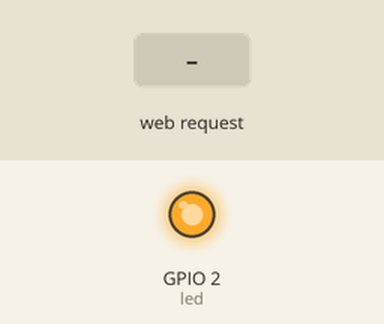
Recording of a sketch running on a simulated ESP32. Shown: output pins drawn as LEDs (lit = HIGH). Inputs (shaded band) come from the test bench. WiFi joins after 1.5 s; servers stay silent unless stated; what the sketch prints to the serial monitor is not drawn.

Above: at 2.7 s.
2.8 s: HTTP request GET /?led=off received
At 3.6 s:
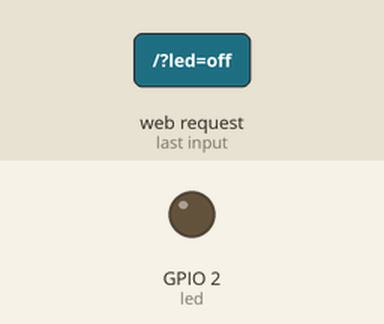
4.3 s: HTTP request GET /?led=on received
At 5.0 s:
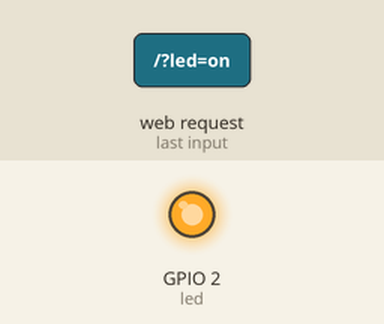
Timing chart, 0 to 7.3 s (numbered marks = the images above; inputs shaded):
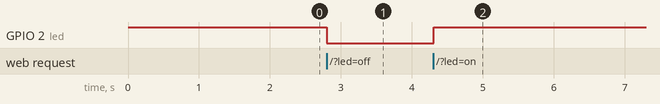

Measured:
- after the input at 2.8 s, GPIO 2 (led): HIGH → LOW at once
- after the input at 4.3 s, GPIO 2 (led): LOW → HIGH at once

The sketch:

esp32_webServer_param.ino
```cpp
#include <WiFi.h>
#include <WiFiClient.h>
#include <WebServer.h>
#include <ESPmDNS.h>

const char* ssid = "A15 de João Pedro";
const char* password = "opala.10";

WebServer server(80);
const int led = 2;
bool ledState = true;

// Controle do Led
void ligarLed(){
  ledState = false;
  digitalWrite(led, ledState);
  Serial.println("Ligar led");
}

void desligarLed(){
  ledState = true;
  digitalWrite(led, ledState);
  Serial.println("Desligar led");
}

bool isLedOn(){
  return !ledState;
}


void handleRoot() {
  String msg;

  if (server.hasArg("led")) {
    if (server.arg("led") == "on" ) {
      desligarLed();
    } else if (server.arg("led") == "off" ) {
      ligarLed();
    }
  }

  String content = "<html>";
  content += "<body>";
  content += "<form action='' method='post'>";
  content += " <fieldset>";
  content += " <legend>LED</legend>";

  if (isLedOn()){
    content += " <input type='radio' name='led' value='on' checked='checked'> ON";
    content += "<input type='radio' name='led' value='off' > OFF<br>";
  }else{
    content += " <input type='radio' name='led' value='on'> ON";
    content += "<input type='radio' name='led' value='off' checked='checked'> OFF<br>";
  }
  content += " </fieldset>";
  content += "<input type='submit' value='Submit'>";
  content += "</form>";
  content += "</body>";
  content += "</html>";


  server.send(200, "text/html", content);
}

void handleNotFound() {
  String message = "Not Found\n\n";
  message += "URI: ";
  message += server.uri();
  message += "\nMethod: ";
  message += (server.method() == HTTP_GET) ? "GET" : "POST";
  message += "\nArguments: ";
  message += server.args();
  message += "\n";
  for (uint8_t i = 0; i < server.args(); i++) {
    message += " " + server.argName(i) + ": " + server.arg(i) + "\n";
  }
  server.send(404, "text/plain", message);
}

void setup(void) {
  pinMode(led, OUTPUT);
  desligarLed();

  Serial.begin(115200);

  WiFi.mode(WIFI_STA);
  WiFi.begin(ssid, password);
  Serial.println("");

  // Wait for connection
  while (WiFi.status() != WL_CONNECTED) {
    delay(500);
    Serial.print(".");
  }
  Serial.println("");
  Serial.print("Connected to ");
  Serial.println(ssid);
  Serial.print("IP address: ");
  Serial.println(WiFi.localIP());

  if (MDNS.begin("esp32")) {
    Serial.println("MDNS responder started");
  }

  server.on("/", handleRoot);
  server.on("/inline", []() {
    server.send(200, "text/plain", "this works as well");
  });
  server.onNotFound(handleNotFound);

  server.begin();
  Serial.println("HTTP server started");
}

void loop(void) {
  server.handleClient();
  delay(10);
}
```
